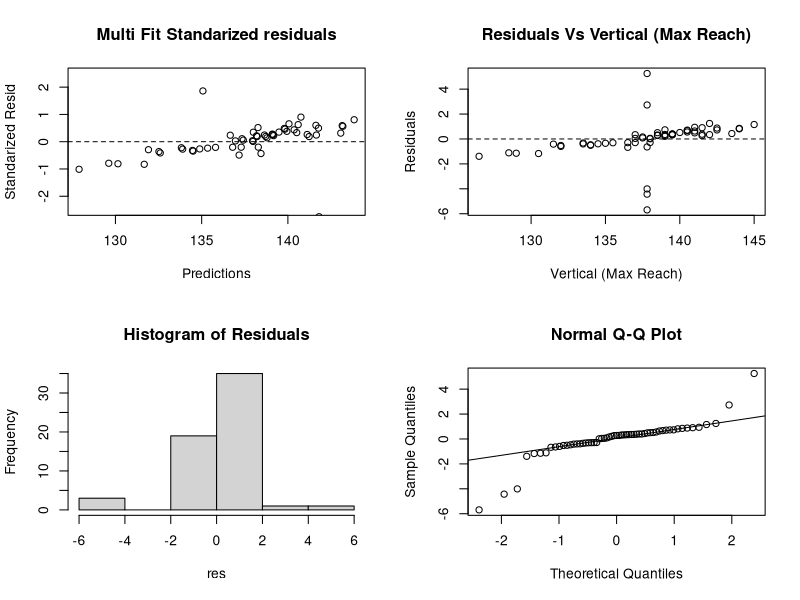

Recreate this plot in R.
data <- read.csv("./2014_nba_draft_combine.csv")
data$X <- NULL
data$Year <- NULL
data$Player <- NULL
data$Draft.pick <-NULL
data$Bench <- NULL
# data <- data.frame(scale(data))
attach(data)
correlation_matrix <- cor(data)
correlation_matrix


# # este es el que mejor adjusted R squared da (0.9999), pero no cumple los supuestos
# multi.fit = lm(data$Vertical..Max.Reach.~data$Height..No.Shoes.+data$Height..With.Shoes.+data$Standing.reach+data$Vertical..Max.
# +data$Vertical..No.Step.+data$Vertical..No.Step.Reach., data = data)
# # este da 0.89... y cumple los supuestos de los Residuos

# multi.fit = lm(data$Vertical..Max.Reach.~data$Vertical..No.Step.Reach.+data$Vertical..Max.
# , data = data)

# # este da 0.8865
# multi.fit = lm(data$Vertical..Max.Reach.~data$Height..No.Shoes.+data$Height..With.Shoes.+data$Standing.reach+data$Vertical..Max.
# +data$Vertical..No.Step., data = data)

# este dio 0.85...
multi.fit = lm(data$Vertical..Max.Reach.~data$Standing.reach+data$Vertical..Max., data = data)
summary(multi.fit)

mean(multi.fit$residuals)
sum(multi.fit$residuals)

# qqplot(multi.fit$residuals,)
# hist(multi.fit$residuals)

shapiro.test(multi.fit$residuals)

library(lmtest)

dwtest(multi.fit)

bptest(multi.fit)
res <- multi.fit$residuals

layout(matrix(c(1,2,3,4),2,2,byrow=T))
plot(multi.fit$fitted.values, rstandard(multi.fit), 
main = "Multi Fit Standarized residuals",
xlab = "Predictions",
ylab = "Standarized Resid",
ylim = c(-2.5, 2.5))
abline(h=0,lty=2)
plot(Vertical..Max.Reach., res, 
main = "Residuals Vs Vertical (Max Reach)",
xlab = "Vertical (Max Reach)", ylab="Residuals")
abline(h=0, lty=2)
hist(res, main = "Histogram of Residuals")

qqnorm(res)
qqline(res)
